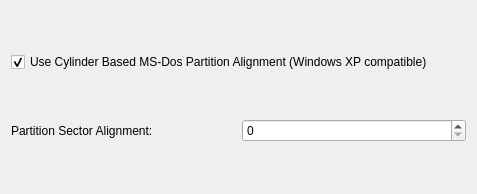
<?xml version="1.0" encoding="UTF-8"?>
<ui version="4.0">
 <class>ConfigurePageAdvanced</class>
 <widget class="QWidget" name="ConfigurePageAdvanced">
  <property name="geometry">
   <rect>
    <x>0</x>
    <y>0</y>
    <width>477</width>
    <height>194</height>
   </rect>
  </property>
  <property name="windowTitle">
   <string>Form</string>
  </property>
  <layout class="QGridLayout" name="gridLayout">
   <item row="0" column="0" colspan="2">
    <widget class="QCheckBox" name="kcfg_useCylinderAlignment">
     <property name="text">
      <string>Use Cylinder Based MS-Dos Partition Alignment (Windows XP compatible)</string>
     </property>
     <property name="checked">
      <bool>true</bool>
     </property>
    </widget>
   </item>
   <item row="1" column="0">
    <widget class="QLabel" name="label">
     <property name="enabled">
      <bool>true</bool>
     </property>
     <property name="text">
      <string>Partition Sector Alignment:</string>
     </property>
    </widget>
   </item>
   <item row="1" column="1">
    <widget class="QSpinBox" name="kcfg_sectorAlignment">
     <property name="enabled">
      <bool>true</bool>
     </property>
     <property name="maximum">
      <number>16777215</number>
     </property>
    </widget>
   </item>
  </layout>
 </widget>
 <resources/>
 <connections/>
</ui>
